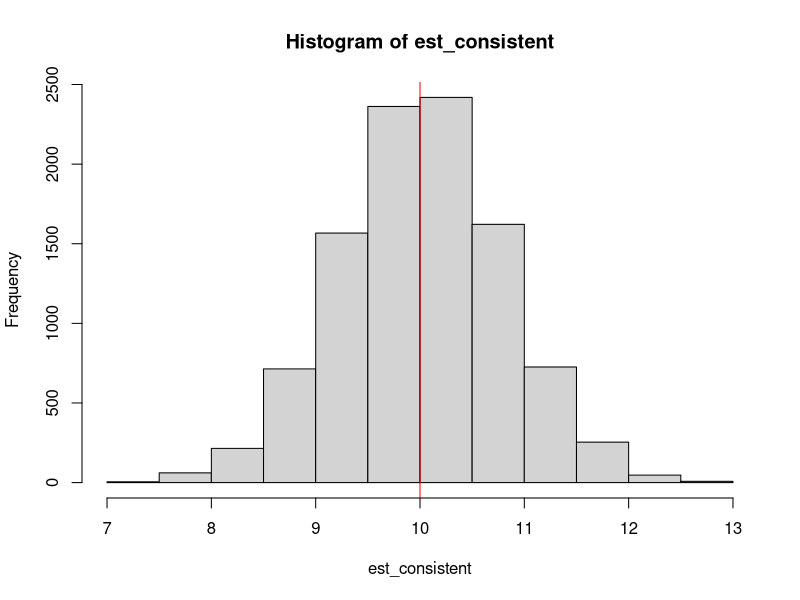

R code for this plot:
Y_tilde <- function(c){
	sum(c)/(length(c)-1)
}

# compute repeatedly estimates and store the results in est_consistent
set.seed(123)
est_consistent <- replicate(expr = Y_tilde(rnorm(mean = 10, sd = 25, 1000)), n = 10000)
# plot a histogram of est_biased
hist(est_consistent)

# add a red vertical line at mu = 10
abline(v = 10, col = 'red')
